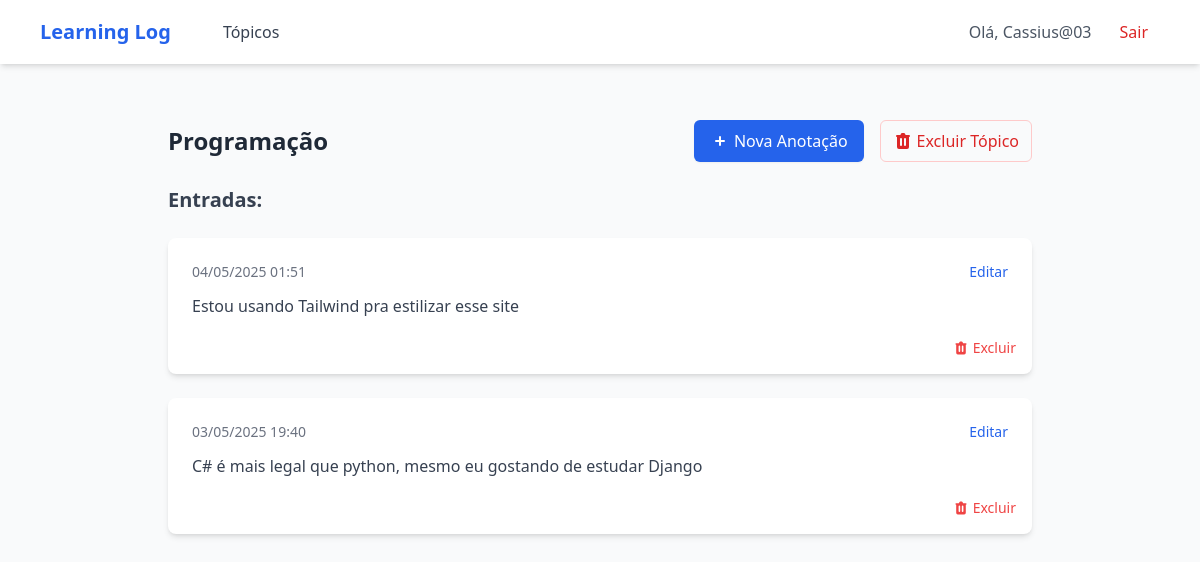
Screenshot of /topics/3/ (signed in) with the database file from the repository.
### LLog/models.py (models this page shows, shortened)
class Topic(models.Model):
    text = models.CharField(max_length=200)
    date_added = models.DateField(auto_now_add=True)
    owner = models.ForeignKey(User, on_delete=models.CASCADE)
    def __str__(self):
        return self.text

class Entry(models.Model):
    topic = models.ForeignKey(Topic, on_delete=models.CASCADE)
    text = models.TextField()
    date_added = models.DateTimeField(auto_now_add=True)
    class Meta:
        verbose_name_plural = 'entries'

### LLog/views.py (the view)
# urls.py: path('topics/<topic_id>/', views.topic, name='topic'),
@login_required
def topic(request, topic_id):
    topic = Topic.objects.get(id = topic_id)
    if topic.owner != request.user:
        raise(Http404)
    entries = topic.entry_set.order_by('-date_added')
    context = {'topic': topic,
               'entries': entries}
    return render(request,  'LLog/topic.html', context)

### LLog/templates/LLog/topic.html (shortened to what this page needs)
{% extends "LLog/base.html" %}
{% block content %}
<div class="max-w-4xl mx-auto px-4 py-8">
    <div class="flex justify-between items-center mb-6">
        <h2 class="text-2xl font-bold text-gray-800">{{ topic }}</h2>
        <div class="flex space-x-4">
            <a href="{% url 'add_entry' topic.id %}" class="flex items-center bg-blue-600 hover:bg-blue-700 text-white px-4 py-2 rounded-md shadow-sm transition duration-200">
                <svg xmlns="http://www.w3.org/2000/svg" class="h-5 w-5 mr-1" viewBox="0 0 20 20" fill="currentColor">
                    <path fill-rule="evenodd" d="M10 5a1 1 0 011 1v3h3a1 1 0 110 2h-3v3a1 1 0 11-2 0v-3H6a1 1 0 110-2h3V6a1 1 0 011-1z" clip-rule="evenodd" />
                </svg>
                Nova Anotação
            </a>
            <form action="{% url 'delete_topic' topic.id %}" method="post">
                <button type="submit"
                        class="flex items-center px-3 py-2 text-red-600 hover:text-red-800 border border-red-200 hover:bg-red-50 rounded-md transition"
                        onclick="return confirm('Tem certeza que deseja excluir este tópico e todas as suas anotações?')">
                    Excluir Tópico
                </button>
            </form>
        </div>
    </div>
    <div class="space-y-6">
        <h4 class="text-xl font-semibold text-gray-700 mb-4">Entradas:</h4>
        {% for entry in entries %}
        <div class="bg-white p-6 rounded-lg shadow-md hover:shadow-lg transition duration-200 relative">
            <div class="flex justify-between items-start mb-3">
                <span class="text-sm text-gray-500">
                    {{ entry.date_added|date:'d/m/Y H:i' }}
                </span>
                <a href="{% url 'edit_entry' entry.id %}" class="text-blue-600 hover:text-blue-800 text-sm">
                    Editar
                </a>
            </div>
            <div class="prose max-w-none text-gray-700 mb-8">
                {{ entry.text|linebreaks }}
            </div>
            <div class="absolute bottom-4 right-4">
                <form action="{% url 'delete_entry' entry.id %}" method="post">
                    <button type="submit"
                            class="text-red-500 hover:text-red-700 text-sm flex items-center"
                            onclick="return confirm('Tem certeza que deseja excluir esta anotação?')">
                        Excluir
                    </button>
                </form>
            </div>
        </div>
        {% endfor %}
    </div>
</div>
{% endblock content %}

### LLog/templates/LLog/base.html (shortened to what this page needs)
<!DOCTYPE html>
<html lang="pt-br">
<head>
    <script src="https://cdn.tailwindcss.com"></script>
    <link rel="stylesheet" href="https://cdnjs.cloudflare.com/ajax/libs/font-awesome/6.4.0/css/all.min.css">
</head>
<body class="bg-gray-50 min-h-screen">
    <nav class="bg-white shadow-md">
        <div class="max-w-6xl mx-auto px-4">
            <div class="flex justify-between h-16">
                <div class="flex items-center">
                    <a href="{% url 'index' %}" class="text-xl font-bold text-blue-600">Learning Log</a>
                    <div class="hidden md:flex ml-10 space-x-4">
                        <a href="{% url 'topics' %}" class="px-3 py-2 text-gray-700 hover:text-blue-600">Tópicos</a>
                    </div>
                </div>
                <div class="hidden md:flex items-center space-x-4">
                    {% if user.is_authenticated %}
                        <span class="text-gray-600">Olá, {{ user.username }}</span>
                        <a href="{% url 'logout' %}" class="px-3 py-2 text-red-600 hover:text-red-800">Sair</a>
                    {% else %}
                        <a href="{% url 'register' %}" class="px-3 py-2 text-gray-700 hover:text-blue-600">Registrar</a>
                        <a href="{% url 'login' %}" class="px-3 py-2 text-gray-700 hover:text-blue-600">Entrar</a>
                    {% endif %}
                </div>
            </div>
        </div>
    </nav>
    <main class="max-w-6xl mx-auto px-4 py-6">
        {% block content %}{% endblock content %}
    </main>
</body>
</html>

### rows the page displays
Topic: text "Programação"
Entry: date_added "04/05/2025 01:51", text "Estou usando Tailwind pra estilizar esse site"
Entry: date_added "03/05/2025 19:40", text "C# é mais legal que python, mesmo eu gostando de estudar Django"

### other values shown
{{ user.username }} "Cassius@03"
